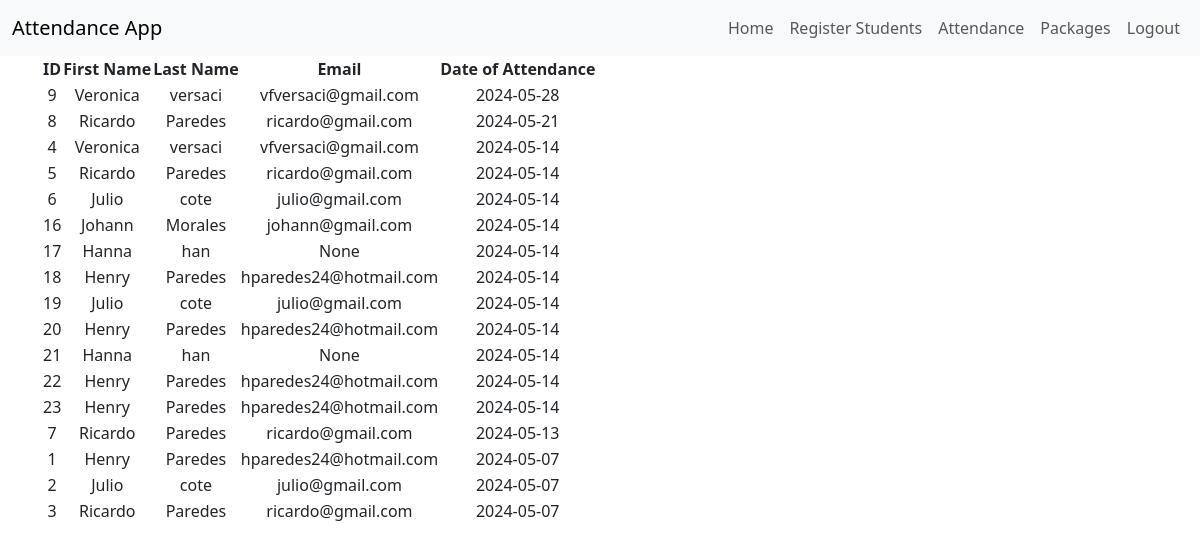
The app's page /attendance (signed in) with its own data.
### tables this page shows
CREATE TABLE attendance (
            id INTEGER PRIMARY KEY,
            student_id INTEGER,
            "date" INTEGER, user_id INTEGER,
            FOREIGN KEY (student_id) REFERENCES students (id),
            FOREIGN KEY ("date") REFERENCES dates (id)
        );

CREATE TABLE "students" (
            id INTEGER PRIMARY KEY,
            "firstname" TEXT NOT NULL
        , lastname TEXT NOT NULL, email TEXT, user_id INTEGER);

### app.py (the view)
@app.route('/attendance')
@login_required
def attendance():
    cursor.execute("SELECT a.id, s.firstname, s.lastname, s.email, a.date FROM attendance a JOIN students s ON a.student_id = s.id AND s.user_id = ? WHERE a.user_id = ? ORDER BY a.date DESC", (int(session["user_id"]), int(session["user_id"])))
    attendees = cursor.fetchall()
    return render_template("attendance.html", attendees = attendees)

### helpers.py (called while the page is built)
def login_required(f):
    @wraps(f)
    def decorated_function(*args, **kwargs):
        if session.get("user_id") is None:
            return redirect("/login")
        return f(*args, **kwargs)
    return decorated_function

### templates/attendance.html (shortened to what this page needs)
{% extends "layout.html" %}
{% block main %}
<table>
  <thead>
    <tr>
      <th>ID</th>
      <th>First Name</th>
      <th>Last Name</th>
      <th>Email</th>
      <th>Date of Attendance</th>
    </tr>
  </thead>
  <tbody>
    {% for attendee in attendees %}
    <tr>
      <td>{{ attendee[0] }}</td>
      <td>{{ attendee[1] }}</td>
      <td>{{ attendee[2] }}</td>
      <td>{{ attendee[3] }}</td>
      <td>{{ attendee[4] }}</td>
    </tr>
    {% endfor %}
  </tbody>
</table>
{% endblock %}

### records on screen
attendance: id "9", firstname "Veronica", lastname "versaci", email "vfversaci@gmail.com", date "2024-05-28"
attendance: id "8", firstname "Ricardo", lastname "Paredes", email "ricardo@gmail.com", date "2024-05-21"
attendance: id "4", firstname "Veronica", lastname "versaci", email "vfversaci@gmail.com", date "2024-05-14"
attendance: id "5", firstname "Ricardo", lastname "Paredes", email "ricardo@gmail.com", date "2024-05-14"
attendance: id "6", firstname "Julio", lastname "cote", email "julio@gmail.com", date "2024-05-14"
attendance: id "16", firstname "Johann", lastname "Morales", email "johann@gmail.com", date "2024-05-14"
attendance: id "17", firstname "Hanna", lastname "han", attendee "None", date "2024-05-14"
attendance: id "18", firstname "Henry", lastname "Paredes", email "hparedes24@hotmail.com", date "2024-05-14"
attendance: id "19", firstname "Julio", lastname "cote", email "julio@gmail.com", date "2024-05-14"
attendance: id "20", firstname "Henry", lastname "Paredes", email "hparedes24@hotmail.com", date "2024-05-14"
attendance: id "21", firstname "Hanna", lastname "han", attendee "None", date "2024-05-14"
attendance: id "22", firstname "Henry", lastname "Paredes", email "hparedes24@hotmail.com", date "2024-05-14"
attendance: id "23", firstname "Henry", lastname "Paredes", email "hparedes24@hotmail.com", date "2024-05-14"
attendance: id "7", firstname "Ricardo", lastname "Paredes", email "ricardo@gmail.com", date "2024-05-13"
attendance: id "1", firstname "Henry", lastname "Paredes", email "hparedes24@hotmail.com", date "2024-05-07"
attendance: id "2", firstname "Julio", lastname "cote", email "julio@gmail.com", date "2024-05-07"
attendance: id "3", firstname "Ricardo", lastname "Paredes", email "ricardo@gmail.com", date "2024-05-07"
